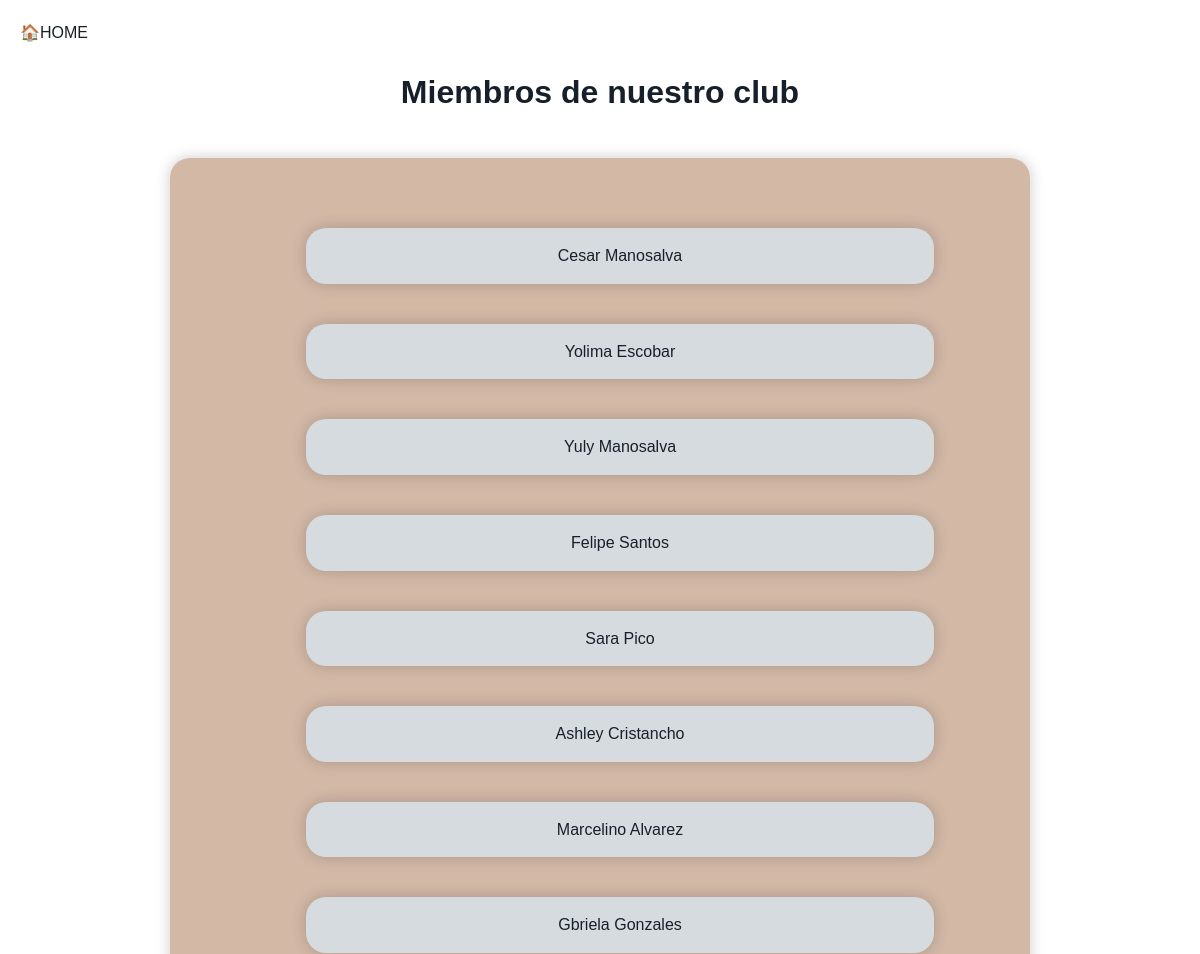
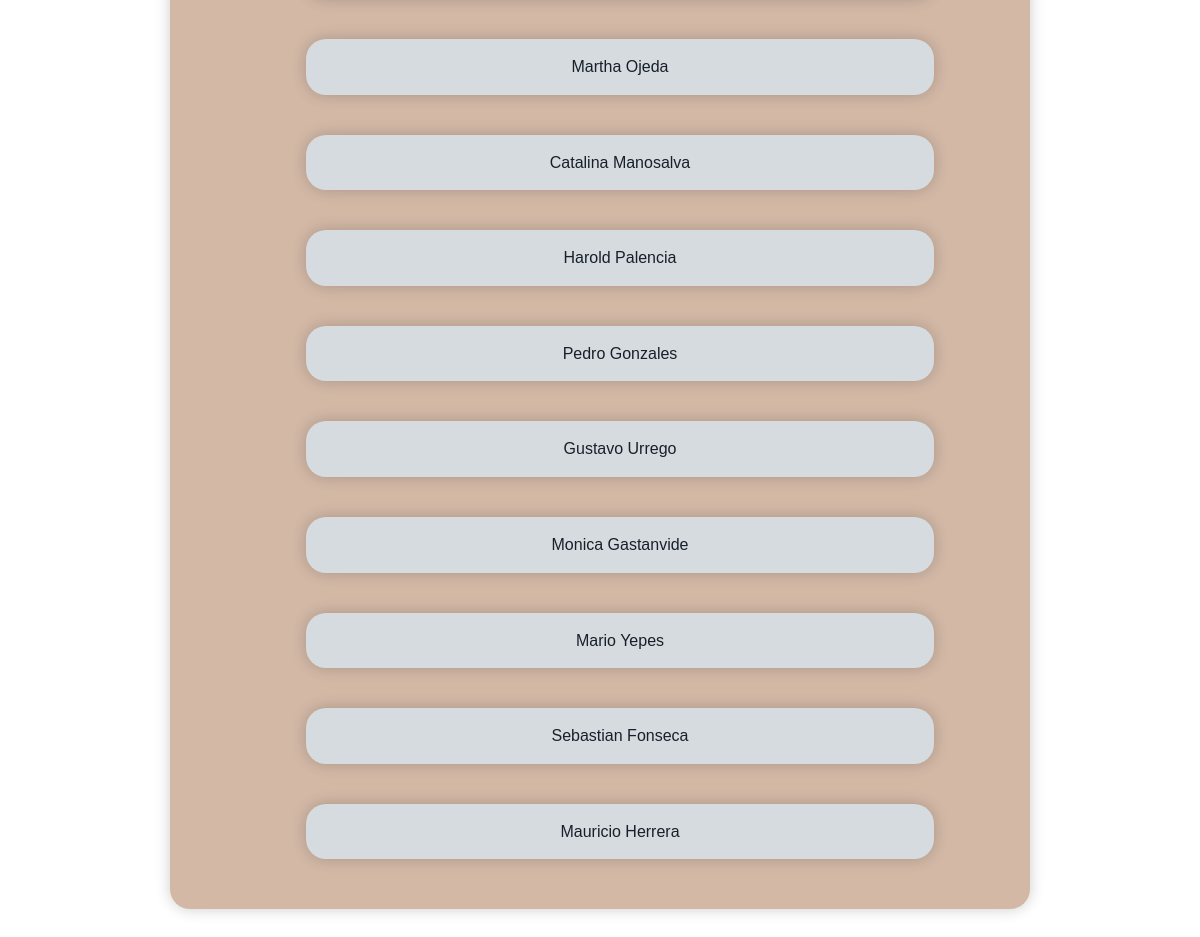
The page /members/ on the database as committed earlier (2 pictures, top to bottom).
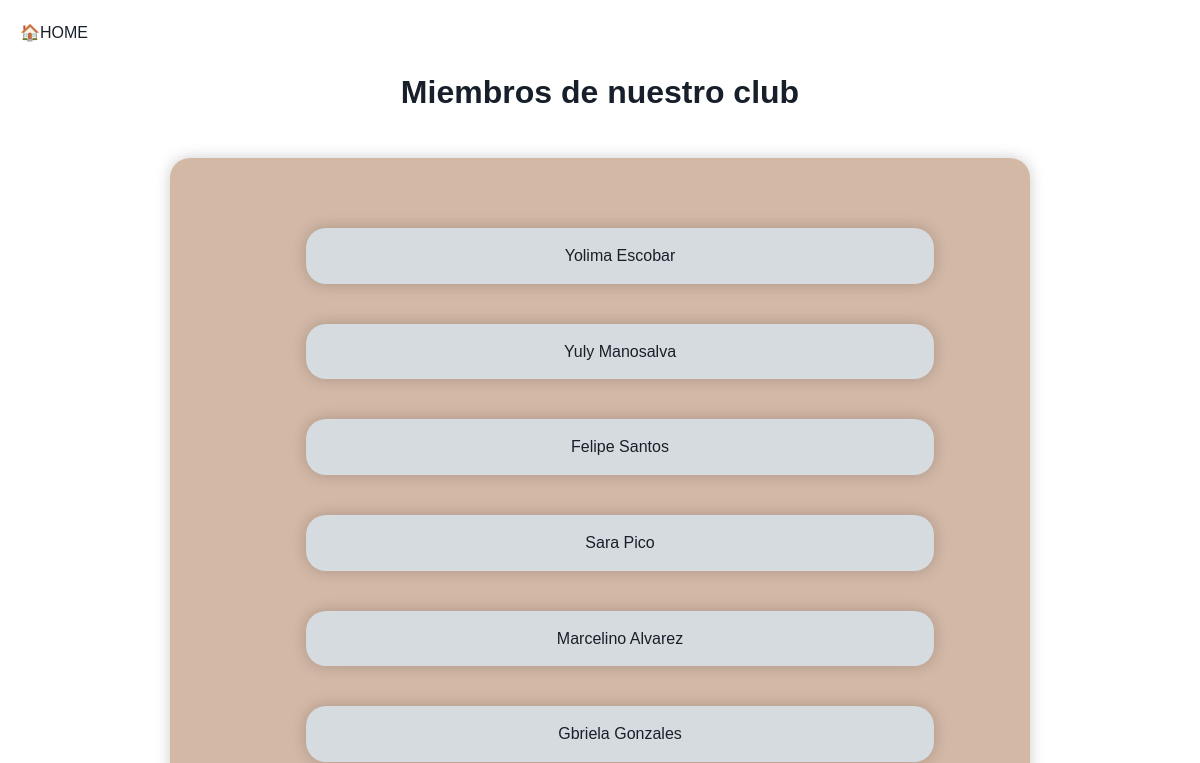
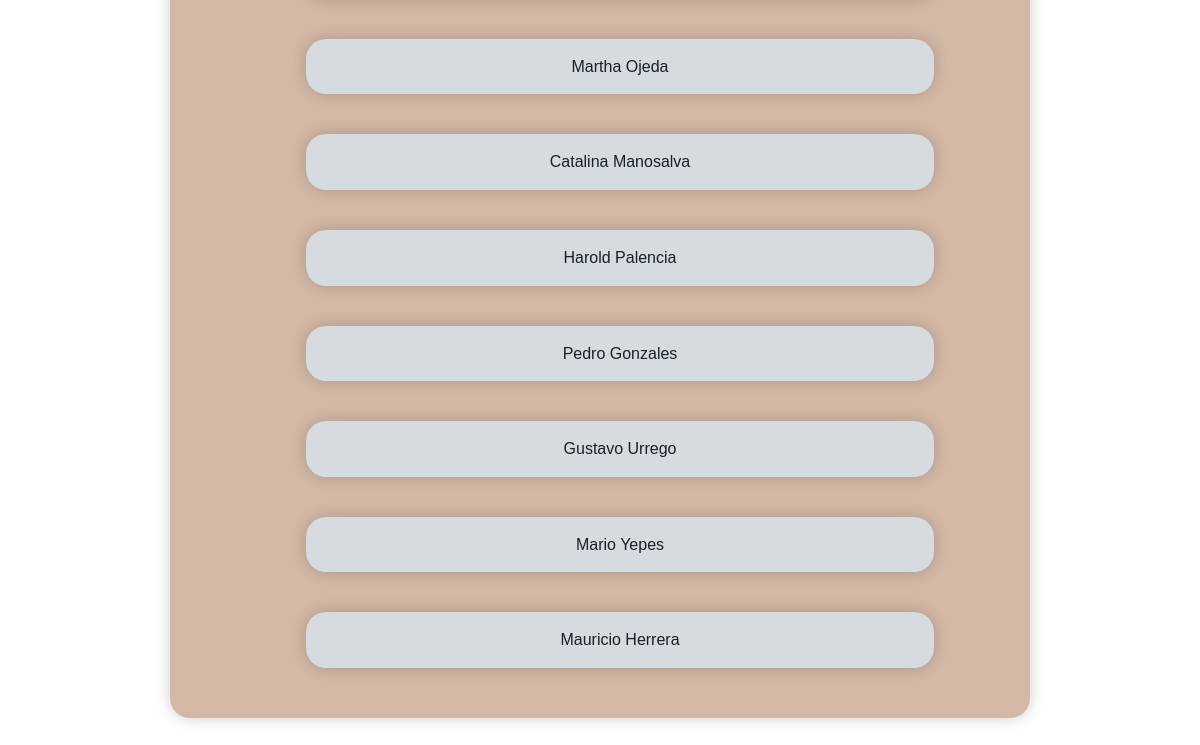
The same page on the database as committed later (2 pictures, top to bottom).
### members/models.py (models this page shows)
class Member(models.Model):
  firstname = models.CharField(max_length=255)
  lastname = models.CharField(max_length=255)
  phone = models.CharField(null=True)
  joined_date = models.DateField(null=True)
  gender = models.DateField(max_length=500, null = True)
  birthay = models.DateField(null=True)
  email = models.EmailField(max_length=255, null=True)

### members/views.py (the view)
# urls.py: path('members/', views.members, name='members'),
def members(request):
  mymembers = Member.objects.all().values()
  template = loader.get_template('all_members.html')
  context = {
    'mymembers': mymembers,
  }
  return HttpResponse(template.render(context, request))

### members/templates/all_members.html (shortened to what this page needs)
{% extends "master.html" %}
{% block content %}
  <p><a href="/">🏠HOME</a></p>
  <h1>Miembros de nuestro club</h1>
  <div>
    <ul>
      {% for x in mymembers %}
        <div class="nombres"><li><a href="details/{{ x.id }}">{{ x.firstname }} {{ x.lastname }}</a></li></div>
      {% endfor %}
    </ul>
  </div>
{% endblock %}

### members/templates/master.html (shortened to what this page needs)
<!DOCTYPE html>
<html>
<head>
</head>
<body>
{% block content %}
{% endblock %}
</body>
</html>

### members/templates/master.html (style rules this page uses)
body { font-family: Arial, sans-serif; line-height: 1.6; margin: 20px; background-image: url("https://ballrescuer.com/cdn/shop/articles/cuidar_las_bolas_de_tenis.jpg?v=1676279566&width=1100"); background-size: cover; background-repeat: no-repeat; }
p { color: #17202a; }
h1, h2, h3 { color:#17202a; text-align: center; }
div { background-color: #80350059; margin: 40px auto; padding: 30px; border-radius: 20px; width: 80%; max-width: 800px; box-shadow: 0 0 15px rgba(0, 0, 0, 0.2); }
li { margin: 5px 0; text-align: center; list-style-type: none; }
a { color: #17202a; text-decoration: none; }
.nombres { background-color: #d6dbdf; margin-bottom: 20px; padding: 10px; font-weight: 10px; }

Rows that differ between the two databases and show on the page:
removed Member: firstname "Cesar", lastname "Manosalva"
removed Member: firstname "Ashley", lastname "Cristancho"
removed Member: firstname "Monica", lastname "Gastanvide"
removed Member: firstname "Sebastian", lastname "Fonseca"
